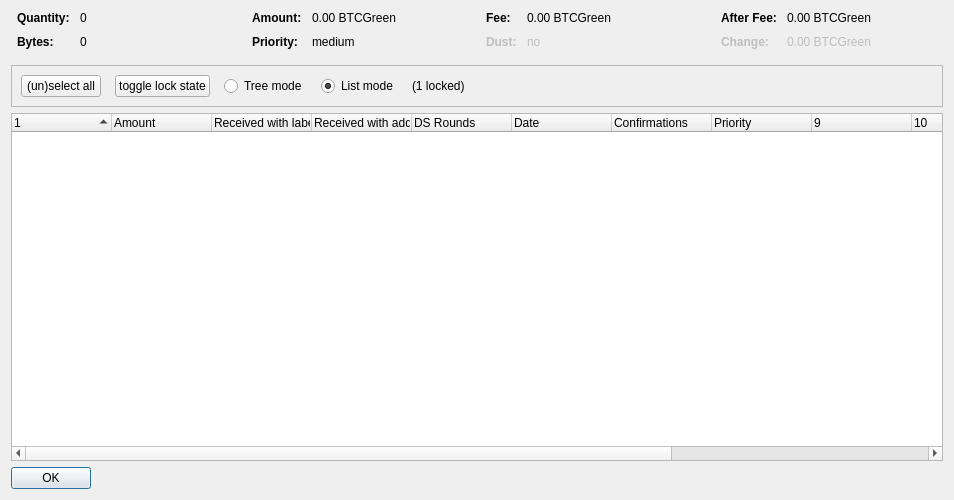
<?xml version="1.0" encoding="UTF-8"?>
<ui version="4.0">
 <class>CoinControlDialog</class>
 <widget class="QDialog" name="CoinControlDialog">
  <property name="geometry">
   <rect>
    <x>0</x>
    <y>0</y>
    <width>954</width>
    <height>500</height>
   </rect>
  </property>
  <property name="windowTitle">
   <string>Coin Selection</string>
  </property>
  <layout class="QVBoxLayout" name="verticalLayout">
   <item>
    <layout class="QHBoxLayout" name="horizontalLayoutTop" stretch="0,0,0,0">
     <property name="topMargin">
      <number>0</number>
     </property>
     <property name="bottomMargin">
      <number>10</number>
     </property>
     <item>
      <layout class="QFormLayout" name="formLayoutCoinControl1">
       <property name="horizontalSpacing">
        <number>10</number>
       </property>
       <property name="verticalSpacing">
        <number>10</number>
       </property>
       <property name="leftMargin">
        <number>6</number>
       </property>
       <property name="rightMargin">
        <number>6</number>
       </property>
       <item row="0" column="0">
        <widget class="QLabel" name="labelCoinControlQuantityText">
         <property name="font">
          <font>
           <weight>75</weight>
           <bold>true</bold>
          </font>
         </property>
         <property name="text">
          <string>Quantity:</string>
         </property>
        </widget>
       </item>
       <item row="0" column="1">
        <widget class="QLabel" name="labelCoinControlQuantity">
         <property name="cursor">
          <cursorShape>IBeamCursor</cursorShape>
         </property>
         <property name="contextMenuPolicy">
          <enum>Qt::ActionsContextMenu</enum>
         </property>
         <property name="text">
          <string notr="true">0</string>
         </property>
         <property name="textInteractionFlags">
          <set>Qt::LinksAccessibleByMouse|Qt::TextSelectableByKeyboard|Qt::TextSelectableByMouse</set>
         </property>
        </widget>
       </item>
       <item row="1" column="0">
        <widget class="QLabel" name="labelCoinControlBytesText">
         <property name="font">
          <font>
           <weight>75</weight>
           <bold>true</bold>
          </font>
         </property>
         <property name="text">
          <string>Bytes:</string>
         </property>
        </widget>
       </item>
       <item row="1" column="1">
        <widget class="QLabel" name="labelCoinControlBytes">
         <property name="cursor">
          <cursorShape>IBeamCursor</cursorShape>
         </property>
         <property name="contextMenuPolicy">
          <enum>Qt::ActionsContextMenu</enum>
         </property>
         <property name="text">
          <string notr="true">0</string>
         </property>
         <property name="textInteractionFlags">
          <set>Qt::LinksAccessibleByMouse|Qt::TextSelectableByKeyboard|Qt::TextSelectableByMouse</set>
         </property>
        </widget>
       </item>
      </layout>
     </item>
     <item>
      <layout class="QFormLayout" name="formLayoutCoinControl2">
       <property name="horizontalSpacing">
        <number>10</number>
       </property>
       <property name="verticalSpacing">
        <number>10</number>
       </property>
       <property name="leftMargin">
        <number>6</number>
       </property>
       <property name="rightMargin">
        <number>6</number>
       </property>
       <item row="0" column="0">
        <widget class="QLabel" name="labelCoinControlAmountText">
         <property name="font">
          <font>
           <weight>75</weight>
           <bold>true</bold>
          </font>
         </property>
         <property name="text">
          <string>Amount:</string>
         </property>
        </widget>
       </item>
       <item row="0" column="1">
        <widget class="QLabel" name="labelCoinControlAmount">
         <property name="cursor">
          <cursorShape>IBeamCursor</cursorShape>
         </property>
         <property name="contextMenuPolicy">
          <enum>Qt::ActionsContextMenu</enum>
         </property>
         <property name="text">
          <string notr="true">0.00 BTCGreen</string>
         </property>
         <property name="textInteractionFlags">
          <set>Qt::LinksAccessibleByMouse|Qt::TextSelectableByKeyboard|Qt::TextSelectableByMouse</set>
         </property>
        </widget>
       </item>
       <item row="1" column="0">
        <widget class="QLabel" name="labelCoinControlPriorityText">
         <property name="font">
          <font>
           <weight>75</weight>
           <bold>true</bold>
          </font>
         </property>
         <property name="text">
          <string>Priority:</string>
         </property>
        </widget>
       </item>
       <item row="1" column="1">
        <widget class="QLabel" name="labelCoinControlPriority">
         <property name="cursor">
          <cursorShape>IBeamCursor</cursorShape>
         </property>
         <property name="contextMenuPolicy">
          <enum>Qt::ActionsContextMenu</enum>
         </property>
         <property name="text">
          <string>medium</string>
         </property>
         <property name="textInteractionFlags">
          <set>Qt::LinksAccessibleByMouse|Qt::TextSelectableByKeyboard|Qt::TextSelectableByMouse</set>
         </property>
        </widget>
       </item>
      </layout>
     </item>
     <item>
      <layout class="QFormLayout" name="formLayoutCoinControl3">
       <property name="horizontalSpacing">
        <number>10</number>
       </property>
       <property name="verticalSpacing">
        <number>10</number>
       </property>
       <property name="leftMargin">
        <number>6</number>
       </property>
       <property name="rightMargin">
        <number>6</number>
       </property>
       <item row="0" column="0">
        <widget class="QLabel" name="labelCoinControlFeeText">
         <property name="font">
          <font>
           <weight>75</weight>
           <bold>true</bold>
          </font>
         </property>
         <property name="text">
          <string>Fee:</string>
         </property>
        </widget>
       </item>
       <item row="0" column="1">
        <widget class="QLabel" name="labelCoinControlFee">
         <property name="cursor">
          <cursorShape>IBeamCursor</cursorShape>
         </property>
         <property name="contextMenuPolicy">
          <enum>Qt::ActionsContextMenu</enum>
         </property>
         <property name="text">
          <string notr="true">0.00 BTCGreen</string>
         </property>
         <property name="textInteractionFlags">
          <set>Qt::LinksAccessibleByMouse|Qt::TextSelectableByKeyboard|Qt::TextSelectableByMouse</set>
         </property>
        </widget>
       </item>
       <item row="1" column="0">
        <widget class="QLabel" name="labelCoinControlLowOutputText">
         <property name="enabled">
          <bool>false</bool>
         </property>
         <property name="font">
          <font>
           <weight>75</weight>
           <bold>true</bold>
          </font>
         </property>
         <property name="text">
          <string>Dust:</string>
         </property>
        </widget>
       </item>
       <item row="1" column="1">
        <widget class="QLabel" name="labelCoinControlLowOutput">
         <property name="enabled">
          <bool>false</bool>
         </property>
         <property name="cursor">
          <cursorShape>IBeamCursor</cursorShape>
         </property>
         <property name="contextMenuPolicy">
          <enum>Qt::ActionsContextMenu</enum>
         </property>
         <property name="text">
          <string>no</string>
         </property>
         <property name="textInteractionFlags">
          <set>Qt::LinksAccessibleByMouse|Qt::TextSelectableByKeyboard|Qt::TextSelectableByMouse</set>
         </property>
        </widget>
       </item>
      </layout>
     </item>
     <item>
      <layout class="QFormLayout" name="formLayoutCoinControl4">
       <property name="horizontalSpacing">
        <number>10</number>
       </property>
       <property name="verticalSpacing">
        <number>10</number>
       </property>
       <property name="leftMargin">
        <number>6</number>
       </property>
       <property name="rightMargin">
        <number>6</number>
       </property>
       <item row="0" column="0">
        <widget class="QLabel" name="labelCoinControlAfterFeeText">
         <property name="font">
          <font>
           <weight>75</weight>
           <bold>true</bold>
          </font>
         </property>
         <property name="text">
          <string>After Fee:</string>
         </property>
        </widget>
       </item>
       <item row="0" column="1">
        <widget class="QLabel" name="labelCoinControlAfterFee">
         <property name="cursor">
          <cursorShape>IBeamCursor</cursorShape>
         </property>
         <property name="contextMenuPolicy">
          <enum>Qt::ActionsContextMenu</enum>
         </property>
         <property name="text">
          <string notr="true">0.00 BTCGreen</string>
         </property>
         <property name="textInteractionFlags">
          <set>Qt::LinksAccessibleByMouse|Qt::TextSelectableByKeyboard|Qt::TextSelectableByMouse</set>
         </property>
        </widget>
       </item>
       <item row="1" column="0">
        <widget class="QLabel" name="labelCoinControlChangeText">
         <property name="enabled">
          <bool>false</bool>
         </property>
         <property name="font">
          <font>
           <weight>75</weight>
           <bold>true</bold>
          </font>
         </property>
         <property name="text">
          <string>Change:</string>
         </property>
        </widget>
       </item>
       <item row="1" column="1">
        <widget class="QLabel" name="labelCoinControlChange">
         <property name="enabled">
          <bool>false</bool>
         </property>
         <property name="cursor">
          <cursorShape>IBeamCursor</cursorShape>
         </property>
         <property name="contextMenuPolicy">
          <enum>Qt::ActionsContextMenu</enum>
         </property>
         <property name="text">
          <string notr="true">0.00 BTCGreen</string>
         </property>
         <property name="textInteractionFlags">
          <set>Qt::LinksAccessibleByMouse|Qt::TextSelectableByKeyboard|Qt::TextSelectableByMouse</set>
         </property>
        </widget>
       </item>
      </layout>
     </item>
    </layout>
   </item>
   <item>
    <widget class="QFrame" name="frame">
     <property name="minimumSize">
      <size>
       <width>0</width>
       <height>40</height>
      </size>
     </property>
     <property name="frameShape">
      <enum>QFrame::StyledPanel</enum>
     </property>
     <property name="frameShadow">
      <enum>QFrame::Sunken</enum>
     </property>
     <layout class="QHBoxLayout" name="horizontalLayout">
      <item>
       <layout class="QHBoxLayout" name="horizontalLayoutPanel" stretch="0,0,0,0,0,0">
        <property name="spacing">
         <number>14</number>
        </property>
        <item>
         <widget class="QPushButton" name="pushButtonSelectAll">
          <property name="sizePolicy">
           <sizepolicy hsizetype="Maximum" vsizetype="Fixed">
            <horstretch>0</horstretch>
            <verstretch>0</verstretch>
           </sizepolicy>
          </property>
          <property name="text">
           <string>(un)select all</string>
          </property>
          <property name="autoDefault">
           <bool>false</bool>
          </property>
         </widget>
        </item>
        <item>
         <widget class="QPushButton" name="pushButtonToggleLock">
          <property name="sizePolicy">
           <sizepolicy hsizetype="Maximum" vsizetype="Fixed">
            <horstretch>0</horstretch>
            <verstretch>0</verstretch>
           </sizepolicy>
          </property>
          <property name="text">
           <string>toggle lock state</string>
          </property>
          <property name="autoDefault">
           <bool>false</bool>
          </property>
         </widget>
        </item>
        <item>
         <widget class="QRadioButton" name="radioTreeMode">
          <property name="sizePolicy">
           <sizepolicy hsizetype="Maximum" vsizetype="Fixed">
            <horstretch>0</horstretch>
            <verstretch>0</verstretch>
           </sizepolicy>
          </property>
          <property name="text">
           <string>Tree mode</string>
          </property>
         </widget>
        </item>
        <item>
         <widget class="QRadioButton" name="radioListMode">
          <property name="sizePolicy">
           <sizepolicy hsizetype="Maximum" vsizetype="Fixed">
            <horstretch>0</horstretch>
            <verstretch>0</verstretch>
           </sizepolicy>
          </property>
          <property name="text">
           <string>List mode</string>
          </property>
          <property name="checked">
           <bool>true</bool>
          </property>
         </widget>
        </item>
        <item>
         <widget class="QLabel" name="labelLocked">
          <property name="text">
           <string>(1 locked)</string>
          </property>
         </widget>
        </item>
        <item>
         <spacer name="horizontalSpacer">
          <property name="orientation">
           <enum>Qt::Horizontal</enum>
          </property>
          <property name="sizeHint" stdset="0">
           <size>
            <width>40</width>
            <height>20</height>
           </size>
          </property>
         </spacer>
        </item>
       </layout>
      </item>
     </layout>
    </widget>
   </item>
   <item>
    <widget class="CoinControlTreeWidget" name="treeWidget">
     <property name="contextMenuPolicy">
      <enum>Qt::CustomContextMenu</enum>
     </property>
     <property name="sortingEnabled">
      <bool>false</bool>
     </property>
     <property name="columnCount">
      <number>13</number>
     </property>
     <attribute name="headerShowSortIndicator" stdset="0">
      <bool>true</bool>
     </attribute>
     <attribute name="headerStretchLastSection">
      <bool>false</bool>
     </attribute>
     <column>
      <property name="text">
       <string/>
      </property>
     </column>
     <column>
      <property name="text">
       <string>Amount</string>
      </property>
     </column>
     <column>
      <property name="text">
       <string>Received with label</string>
      </property>
     </column>
     <column>
      <property name="text">
       <string>Received with address</string>
      </property>
     </column>
     <column>
      <property name="text">
       <string>DS Rounds</string>
      </property>
     </column>
     <column>
      <property name="text">
       <string>Date</string>
      </property>
     </column>
     <column>
      <property name="text">
       <string>Confirmations</string>
      </property>
      <property name="toolTip">
       <string>Confirmed</string>
      </property>
     </column>
     <column>
      <property name="text">
       <string>Priority</string>
      </property>
     </column>
     <column>
      <property name="text">
       <string/>
      </property>
     </column>
     <column>
      <property name="text">
       <string/>
      </property>
     </column>
     <column>
      <property name="text">
       <string/>
      </property>
     </column>
     <column>
      <property name="text">
       <string/>
      </property>
     </column>
     <column>
      <property name="text">
       <string/>
      </property>
     </column>
    </widget>
   </item>
   <item>
    <widget class="QDialogButtonBox" name="buttonBox">
     <property name="sizePolicy">
      <sizepolicy hsizetype="Maximum" vsizetype="Fixed">
       <horstretch>0</horstretch>
       <verstretch>0</verstretch>
      </sizepolicy>
     </property>
     <property name="orientation">
      <enum>Qt::Horizontal</enum>
     </property>
     <property name="standardButtons">
      <set>QDialogButtonBox::Ok</set>
     </property>
    </widget>
   </item>
  </layout>
 </widget>
 <customwidgets>
  <customwidget>
   <class>CoinControlTreeWidget</class>
   <extends>QTreeWidget</extends>
   <header>coincontroltreewidget.h</header>
  </customwidget>
 </customwidgets>
 <resources/>
 <connections/>
</ui>
